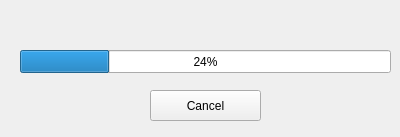
<?xml version="1.0" encoding="UTF-8"?>
<ui version="4.0">
 <class>InterrogateProgressView</class>
 <widget class="QWidget" name="InterrogateProgressView">
  <property name="geometry">
   <rect>
    <x>0</x>
    <y>0</y>
    <width>400</width>
    <height>137</height>
   </rect>
  </property>
  <property name="windowTitle">
   <string>Form</string>
  </property>
  <widget class="QProgressBar" name="progressBar">
   <property name="geometry">
    <rect>
     <x>20</x>
     <y>50</y>
     <width>371</width>
     <height>23</height>
    </rect>
   </property>
   <property name="value">
    <number>24</number>
   </property>
  </widget>
  <widget class="QPushButton" name="cancelPushButton">
   <property name="geometry">
    <rect>
     <x>150</x>
     <y>90</y>
     <width>111</width>
     <height>31</height>
    </rect>
   </property>
   <property name="text">
    <string>Cancel</string>
   </property>
  </widget>
 </widget>
 <resources/>
 <connections/>
</ui>
